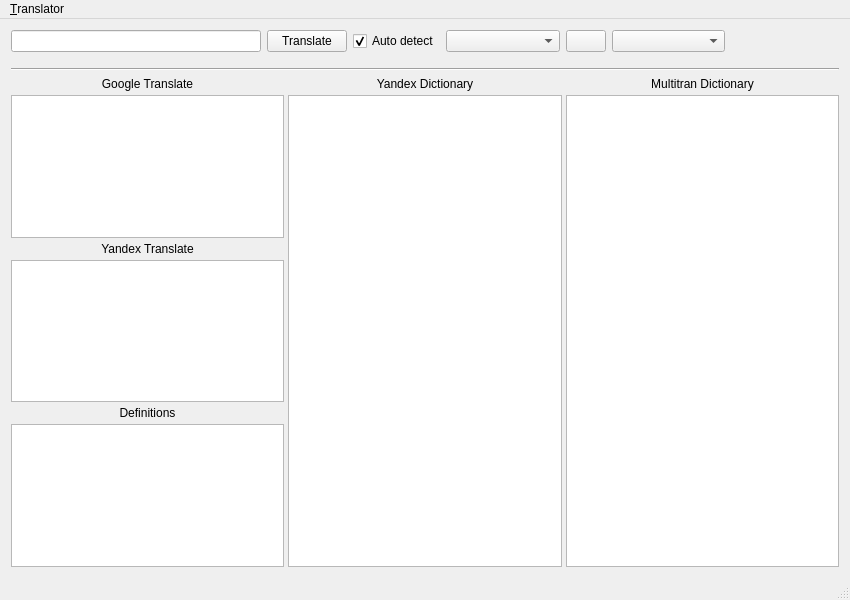
<?xml version="1.0" encoding="UTF-8"?>
<ui version="4.0">
 <class>MainWindow</class>
 <widget class="QMainWindow" name="MainWindow">
  <property name="geometry">
   <rect>
    <x>0</x>
    <y>0</y>
    <width>850</width>
    <height>600</height>
   </rect>
  </property>
  <property name="windowTitle">
   <string>Translator</string>
  </property>
  <property name="windowIcon">
   <iconset>
    <normaloff>icon.png</normaloff>icon.png</iconset>
  </property>
  <widget class="QWidget" name="centralWidget">
   <layout class="QVBoxLayout" name="verticalLayout">
    <item>
     <layout class="QVBoxLayout" name="verticalLayout_2">
      <item>
       <layout class="QHBoxLayout" name="horizontalLayout">
        <property name="spacing">
         <number>6</number>
        </property>
        <property name="sizeConstraint">
         <enum>QLayout::SetDefaultConstraint</enum>
        </property>
        <item>
         <widget class="QLineEdit" name="inputEdit">
          <property name="sizePolicy">
           <sizepolicy hsizetype="Expanding" vsizetype="Fixed">
            <horstretch>10</horstretch>
            <verstretch>0</verstretch>
           </sizepolicy>
          </property>
          <property name="minimumSize">
           <size>
            <width>100</width>
            <height>0</height>
           </size>
          </property>
          <property name="maximumSize">
           <size>
            <width>250</width>
            <height>30</height>
           </size>
          </property>
         </widget>
        </item>
        <item>
         <widget class="QPushButton" name="translateButton">
          <property name="sizePolicy">
           <sizepolicy hsizetype="Fixed" vsizetype="Fixed">
            <horstretch>0</horstretch>
            <verstretch>0</verstretch>
           </sizepolicy>
          </property>
          <property name="maximumSize">
           <size>
            <width>100</width>
            <height>30</height>
           </size>
          </property>
          <property name="text">
           <string>Translate</string>
          </property>
         </widget>
        </item>
        <item>
         <widget class="QCheckBox" name="autoDetectCheckBox">
          <property name="maximumSize">
           <size>
            <width>100</width>
            <height>30</height>
           </size>
          </property>
          <property name="text">
           <string>Auto detect</string>
          </property>
          <property name="checked">
           <bool>true</bool>
          </property>
         </widget>
        </item>
        <item>
         <widget class="QComboBox" name="fromComboBox">
          <property name="sizePolicy">
           <sizepolicy hsizetype="MinimumExpanding" vsizetype="Fixed">
            <horstretch>0</horstretch>
            <verstretch>0</verstretch>
           </sizepolicy>
          </property>
          <property name="maximumSize">
           <size>
            <width>120</width>
            <height>30</height>
           </size>
          </property>
         </widget>
        </item>
        <item>
         <widget class="QPushButton" name="swapLangsButton">
          <property name="sizePolicy">
           <sizepolicy hsizetype="Minimum" vsizetype="Minimum">
            <horstretch>0</horstretch>
            <verstretch>0</verstretch>
           </sizepolicy>
          </property>
          <property name="text">
           <string/>
          </property>
          <property name="icon">
           <iconset>
            <normaloff>arrowupdown.png</normaloff>arrowupdown.png</iconset>
          </property>
         </widget>
        </item>
        <item>
         <widget class="QComboBox" name="toComboBox">
          <property name="enabled">
           <bool>true</bool>
          </property>
          <property name="sizePolicy">
           <sizepolicy hsizetype="MinimumExpanding" vsizetype="Fixed">
            <horstretch>0</horstretch>
            <verstretch>0</verstretch>
           </sizepolicy>
          </property>
          <property name="maximumSize">
           <size>
            <width>120</width>
            <height>30</height>
           </size>
          </property>
         </widget>
        </item>
        <item>
         <spacer name="horizontalSpacer">
          <property name="orientation">
           <enum>Qt::Horizontal</enum>
          </property>
          <property name="sizeType">
           <enum>QSizePolicy::MinimumExpanding</enum>
          </property>
          <property name="sizeHint" stdset="0">
           <size>
            <width>40</width>
            <height>1</height>
           </size>
          </property>
         </spacer>
        </item>
       </layout>
      </item>
      <item>
       <spacer name="verticalSpacer">
        <property name="orientation">
         <enum>Qt::Vertical</enum>
        </property>
        <property name="sizeType">
         <enum>QSizePolicy::Minimum</enum>
        </property>
        <property name="sizeHint" stdset="0">
         <size>
          <width>20</width>
          <height>10</height>
         </size>
        </property>
       </spacer>
      </item>
      <item>
       <widget class="Line" name="line">
        <property name="orientation">
         <enum>Qt::Horizontal</enum>
        </property>
       </widget>
      </item>
      <item>
       <layout class="QHBoxLayout" name="horizontalLayout_3">
        <property name="spacing">
         <number>4</number>
        </property>
        <item>
         <layout class="QVBoxLayout" name="verticalLayout_5">
          <property name="spacing">
           <number>4</number>
          </property>
          <item>
           <widget class="QLabel" name="label_1">
            <property name="layoutDirection">
             <enum>Qt::LeftToRight</enum>
            </property>
            <property name="text">
             <string>Google Translate</string>
            </property>
            <property name="alignment">
             <set>Qt::AlignCenter</set>
            </property>
           </widget>
          </item>
          <item>
           <widget class="QTextEdit" name="textEdit_1">
            <property name="readOnly">
             <bool>true</bool>
            </property>
            <property name="tabStopWidth">
             <number>13</number>
            </property>
           </widget>
          </item>
          <item>
           <widget class="QLabel" name="label_2">
            <property name="text">
             <string>Yandex Translate</string>
            </property>
            <property name="alignment">
             <set>Qt::AlignCenter</set>
            </property>
           </widget>
          </item>
          <item>
           <widget class="QTextEdit" name="textEdit_2">
            <property name="readOnly">
             <bool>true</bool>
            </property>
            <property name="tabStopWidth">
             <number>13</number>
            </property>
           </widget>
          </item>
          <item>
           <widget class="QLabel" name="label_3">
            <property name="text">
             <string>Definitions</string>
            </property>
            <property name="alignment">
             <set>Qt::AlignCenter</set>
            </property>
           </widget>
          </item>
          <item>
           <widget class="QTextEdit" name="textEdit_3">
            <property name="readOnly">
             <bool>true</bool>
            </property>
            <property name="tabStopWidth">
             <number>13</number>
            </property>
           </widget>
          </item>
         </layout>
        </item>
        <item>
         <layout class="QVBoxLayout" name="verticalLayout_6">
          <property name="spacing">
           <number>4</number>
          </property>
          <item>
           <widget class="QLabel" name="label_4">
            <property name="text">
             <string>Yandex Dictionary</string>
            </property>
            <property name="alignment">
             <set>Qt::AlignCenter</set>
            </property>
           </widget>
          </item>
          <item>
           <widget class="QTextEdit" name="textEdit_4">
            <property name="readOnly">
             <bool>true</bool>
            </property>
            <property name="tabStopWidth">
             <number>13</number>
            </property>
           </widget>
          </item>
         </layout>
        </item>
        <item>
         <layout class="QVBoxLayout" name="verticalLayout_7">
          <property name="spacing">
           <number>4</number>
          </property>
          <item>
           <widget class="QLabel" name="label_5">
            <property name="text">
             <string>Multitran Dictionary</string>
            </property>
            <property name="alignment">
             <set>Qt::AlignCenter</set>
            </property>
           </widget>
          </item>
          <item>
           <widget class="QTextEdit" name="textEdit_5">
            <property name="readOnly">
             <bool>true</bool>
            </property>
            <property name="tabStopWidth">
             <number>13</number>
            </property>
           </widget>
          </item>
         </layout>
        </item>
       </layout>
      </item>
     </layout>
    </item>
   </layout>
  </widget>
  <widget class="QMenuBar" name="menuBar">
   <property name="geometry">
    <rect>
     <x>0</x>
     <y>0</y>
     <width>850</width>
     <height>22</height>
    </rect>
   </property>
   <widget class="QMenu" name="menuTranslator">
    <property name="title">
     <string>&amp;Translator</string>
    </property>
   </widget>
   <addaction name="menuTranslator"/>
  </widget>
  <widget class="QStatusBar" name="statusBar"/>
 </widget>
 <layoutdefault spacing="6" margin="11"/>
 <resources/>
 <connections/>
</ui>
